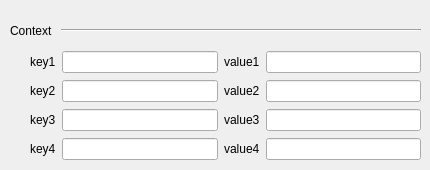
   <widget class="QWidget" name="OCIO">
    <attribute name="title">
     <string>OCIO</string>
    </attribute>
    <widget class="QWidget" name="layoutWidget">
     <property name="geometry">
      <rect>
       <x>10</x>
       <y>20</y>
       <width>411</width>
       <height>21</height>
      </rect>
     </property>
     <layout class="QHBoxLayout" name="horizontalLayout_11">
      <item>
       <widget class="QLabel" name="label_11">
        <property name="maximumSize">
         <size>
          <width>45</width>
          <height>16777215</height>
         </size>
        </property>
        <property name="text">
         <string>Context</string>
        </property>
       </widget>
      </item>
      <item>
       <widget class="Line" name="line_3">
        <property name="minimumSize">
         <size>
          <width>150</width>
          <height>0</height>
         </size>
        </property>
        <property name="orientation">
         <enum>Qt::Horizontal</enum>
        </property>
       </widget>
      </item>
     </layout>
    </widget>
    <widget class="QWidget" name="layoutWidget">
     <property name="geometry">
      <rect>
       <x>30</x>
       <y>50</y>
       <width>391</width>
       <height>111</height>
      </rect>
     </property>
     <layout class="QVBoxLayout" name="verticalLayout">
      <item>
       <layout class="QHBoxLayout" name="horizontalLayout_12">
        <item>
         <widget class="QLabel" name="label_12">
          <property name="text">
           <string>key1</string>
          </property>
         </widget>
        </item>
        <item>
         <widget class="QLineEdit" name="key1"/>
        </item>
        <item>
         <widget class="QLabel" name="label_13">
          <property name="maximumSize">
           <size>
            <width>50</width>
            <height>30</height>
           </size>
          </property>
          <property name="text">
           <string>value1</string>
          </property>
         </widget>
        </item>
        <item>
         <widget class="QLineEdit" name="value1"/>
        </item>
       </layout>
      </item>
      <item>
       <layout class="QHBoxLayout" name="horizontalLayout_14">
        <item>
         <widget class="QLabel" name="label_16">
          <property name="text">
           <string>key2</string>
          </property>
         </widget>
        </item>
        <item>
         <widget class="QLineEdit" name="key2"/>
        </item>
        <item>
         <widget class="QLabel" name="label_17">
          <property name="maximumSize">
           <size>
            <width>50</width>
            <height>30</height>
           </size>
          </property>
          <property name="text">
           <string>value2</string>
          </property>
         </widget>
        </item>
        <item>
         <widget class="QLineEdit" name="value2"/>
        </item>
       </layout>
      </item>
      <item>
       <layout class="QHBoxLayout" name="horizontalLayout_15">
        <item>
         <widget class="QLabel" name="label_18">
          <property name="text">
           <string>key3</string>
          </property>
         </widget>
        </item>
        <item>
         <widget class="QLineEdit" name="key3"/>
        </item>
        <item>
         <widget class="QLabel" name="label_19">
          <property name="maximumSize">
           <size>
            <width>50</width>
            <height>30</height>
           </size>
          </property>
          <property name="text">
           <string>value3</string>
          </property>
         </widget>
        </item>
        <item>
         <widget class="QLineEdit" name="value3"/>
        </item>
       </layout>
      </item>
      <item>
       <layout class="QHBoxLayout" name="horizontalLayout_16">
        <item>
         <widget class="QLabel" name="label_20">
          <property name="text">
           <string>key4</string>
          </property>
         </widget>
        </item>
        <item>
         <widget class="QLineEdit" name="key4"/>
        </item>
        <item>
         <widget class="QLabel" name="label_21">
          <property name="maximumSize">
           <size>
            <width>50</width>
            <height>30</height>
           </size>
          </property>
          <property name="text">
           <string>value4</string>
          </property>
         </widget>
        </item>
        <item>
         <widget class="QLineEdit" name="value4"/>
        </item>
       </layout>
      </item>
     </layout>
    </widget>
   </widget>
